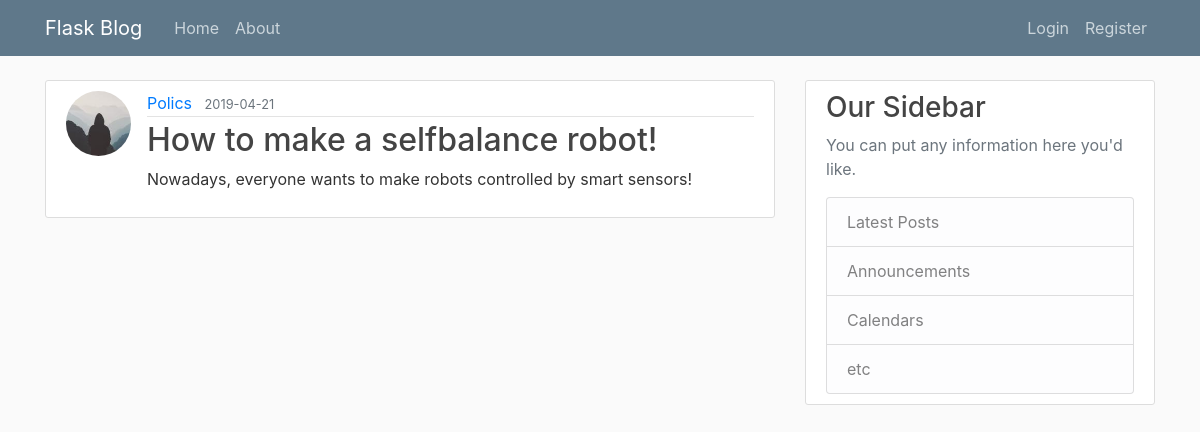
The page /post/12 on the database its author committed.
### blogapp/models.py (models this page shows, shortened)
class User(db.Model, UserMixin):
    id = db.Column(db.Integer, primary_key=True)
    username = db.Column(db.String(20), unique=True, nullable=False)
    email = db.Column(db.String(120), unique=True, nullable=False)
    image_file = db.Column(db.String(20), nullable=False, default='default.jpg')
    password = db.Column(db.String(60), nullable=False)
    posts = db.relationship('Post', backref='author', lazy=True)

class Post(db.Model):
    id = db.Column(db.Integer, primary_key=True)
    title = db.Column(db.String(100), nullable=False)
    date_posted = db.Column(db.DateTime, nullable=False, default=datetime.utcnow)
    content = db.Column(db.Text, nullable=False)
    user_id = db.Column(db.Integer, db.ForeignKey('user.id'), nullable=False)

### blogapp/routes.py (the view)
@app.route("/post/<int:post_id>")
def post(post_id):
    post = Post.query.get_or_404(post_id)
    return render_template('post.html', title=post.title, post=post)

### blogapp/templates/post.html (shortened to what this page needs)
{% extends "layout.html" %}
{% block content %}
  <article class="media content-section">
    <img class="rounded-circle article-img" src="{{ url_for('static', filename='profile_pics/' + post.author.image_file) }}">
    <div class="media-body">
      <div class="article-metadata">
        <a class="mr-2" href="{{ url_for('user_posts', username=post.author.username) }}">{{ post.author.username }}</a>
        <small class="text-muted">{{ post.date_posted.strftime('%Y-%m-%d') }}</small>
      </div>
      <h2 class="article-title">{{ post.title }}</h2>
      <p class="article-content">{{ post.content }}</p>
    </div>
  </article>
{% endblock content %}

### blogapp/static/main.css (style rules this page uses)
body { background: #fafafa; color: #333333; margin-top: 5rem; }
h1, h2, h3, h4, h5, h6 { color: #444444; }
.content-section { background: #ffffff; padding: 10px 20px; border: 1px solid #dddddd; border-radius: 3px; margin-bottom: 20px; }
.article-title { color: #444444; }
.article-content { white-space: pre-line; }
.article-img { height: 65px; width: 65px; margin-right: 16px; }
.article-metadata { padding-bottom: 1px; margin-bottom: 4px; border-bottom: 1px solid #e3e3e3 }

### rows shown on the page
User: image_file (picture), author.username "Polics"
Post: date_posted "2019-04-21", title "How to make a selfbalance robot!", content "Nowadays, everyone wants to make robots controlled by smart sensors!"
